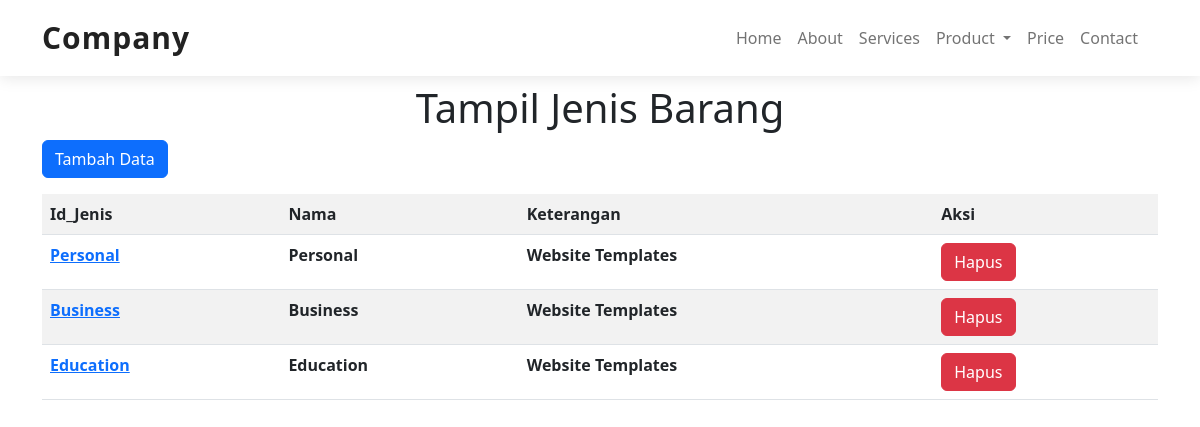
/Jbrg/, run on the app's committed database.
### produk/models.py (models this page shows, shortened)
class Jenis(models.Model):
    nama=models.CharField(max_length=50)
    ket=models.TextField()

### produk/views.py (the view)
# urls.py: path('Jbrg/', Jenis_View),
def Jenis_View(request):
    jeniss=Jenis.objects.all()
    konteks={
        'jeniss':jeniss,
    }
    return render(request,'tampil_jenis.html',konteks)

### template/tampil_jenis.html (shortened to what this page needs)
{% extends 'base.html' %} {% load static %} {% block isi %}
<section id="tabel">
  <h1><center>Tampil Jenis Barang</center></h1>
  <div class="container">
    <p><a href="/addjenis/" class="btn btn-primary">Tambah Data</a></p>
    <table class="table table-striped">
      <tr>
        <th>Id_Jenis</th>
        <th>Nama</th>
        <th>Keterangan</th>
        <th>Aksi</th>
      </tr>
      {% for Jenis in jeniss %}
      <tr>
        <th>
          <a href="{% url 'ubah_jenis' Jenis.id %}">{{Jenis.nama}}</a>
        </th>
        <th>{{Jenis.nama}}</th>
        <th>{{Jenis.ket}}</th>
        <th>
          <button
            type="button"
            class="btn btn-danger"
            data-bs-toggle="modal"
            data-bs-target="#hapus-{{ Jenis.id }}"
          >
            Hapus
          </button>
        </th>
      </tr>
      {% endfor %}
    </table>
  </div>
</section>
{% endblock %}

### static/css/style.css (style rules this page uses)
section { padding: 60px 0; overflow: hidden; }

### data on the page
Jenis: nama "Personal", ket "Website Templates"
Jenis: nama "Business", ket "Website Templates"
Jenis: nama "Education", ket "Website Templates"
